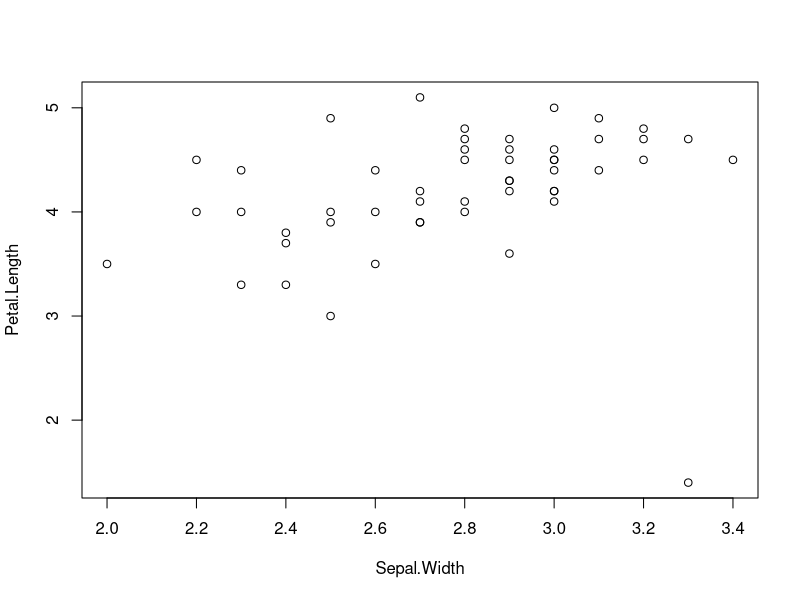
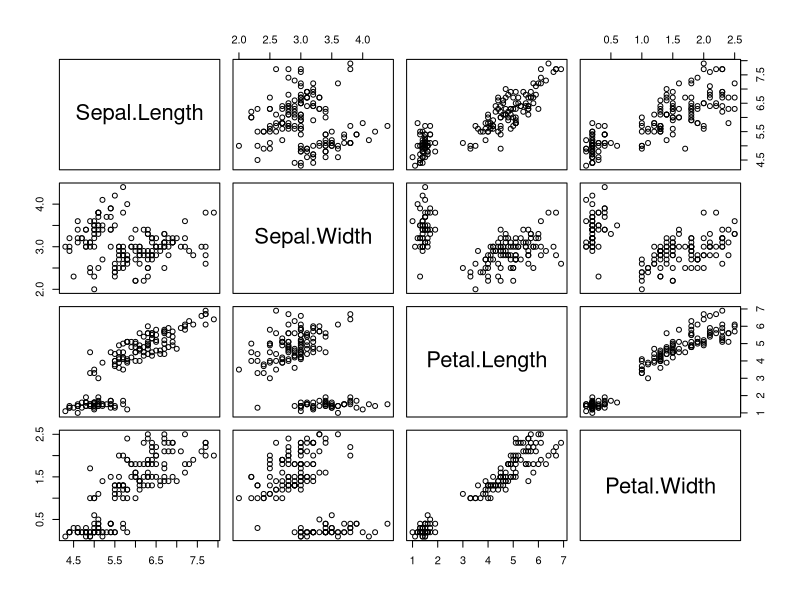

R code for these plots, in order:
## ---- chunk 1
Ana = 8L
Paulo = 12L
ifelse(Ana > Paulo, "A menina é mais velha", "O menino é mais velho")
## ---- chunk 2
BOD
class(BOD)
## ---- chunk 3
vetor = c(1,2,3,4,5,6,7,8,9,10)
for (i in vetor){
  if (vetor[i]%%2==0){
    print(vetor[i])
  }
}
## ---- chunk 4
tail(women, n=10)
## ---- chunk 5
novairis = iris[50:100, c(2,3)]
plot(novairis)
## ---- chunk 6
vetor1 = c(1,2,3)
vetor2 = c(4,5,6)
print(vetor1 + vetor2)
## ---- chunk 7
dim(CO2)[1]
dim(CO2)[2]
rownames(CO2)
colnames(CO2)
CO2
## ---- chunk 8
plot(iris[,1:4])
iris2 = iris
